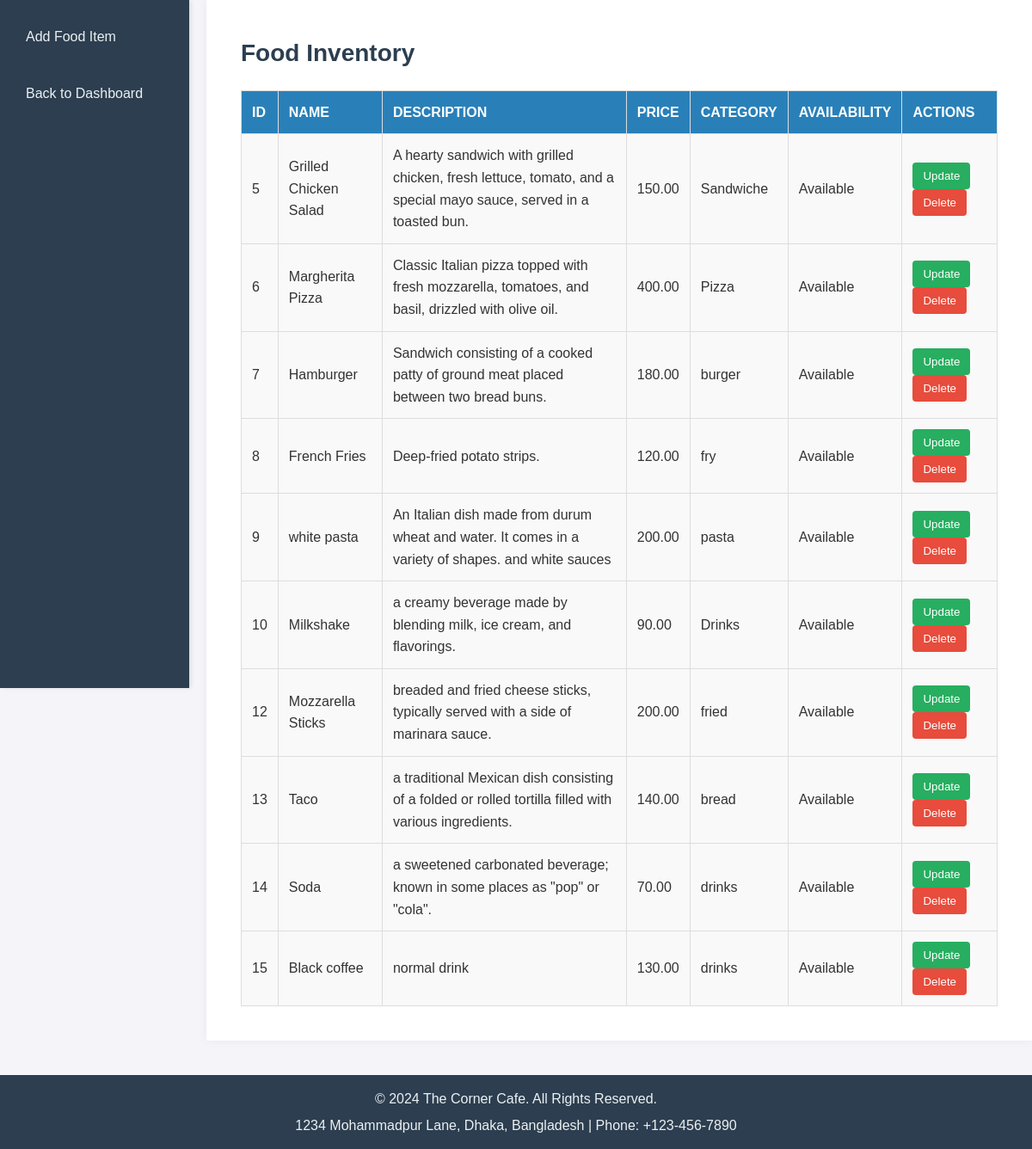
The page /viewF.php on the database its author committed.
### tables this page shows
CREATE TABLE `food_items` (
  `id` int(11) NOT NULL,
  `name` varchar(100) NOT NULL,
  `price` decimal(10,2) NOT NULL,
  `description` text NOT NULL,
  `category` varchar(100) DEFAULT NULL,
  `availability` tinyint(1) DEFAULT 1
);

### viewF.php (the view, shortened to what this page needs)
<?php
include 'connect.php';
?>
<!DOCTYPE html>
<html lang="en">
<head>
</head>
<body>
    <div class="sidebar">
        <ul>
            <li><a href="addF.php">Add Food Item</a></li>
            <li><a href="adminIndex.php">Back to Dashboard</a></li>
        </ul>
    </div>
    <div class="main-content">
        <h2>Food Inventory</h2>
        <table>
            <tr>
                <th>ID</th>
                <th>Name</th>
                <th>Description</th>
                <th>Price</th>
                <th>Category</th>
                <th>Availability</th>
                <th>Actions</th>
            </tr>
            <?php
            $conn = new mysqli($servername, $username, $password, $dbname);
            $sql = "SELECT id, name, description, price, category, availability FROM food_items";
            $result = $conn->query($sql);
            if ($result->num_rows > 0) {
                while ($row = $result->fetch_assoc()) {
                    echo "<tr>";
                    echo "<td>" . $row['id'] . "</td>";
                    echo "<td>" . $row['name'] . "</td>";
                    echo "<td>" . $row['description'] . "</td>";
                    echo "<td>" . $row['price'] . "</td>";
                    echo "<td>" . $row['category'] . "</td>";
                    echo "<td>" . ($row['availability'] ? 'Available' : 'Not Available') . "</td>";
                    echo "<td>
                            <a href='updateF.php?id=" . $row['id'] . "'><button>Update</button></a>
                            <a href='deleteF.php?id=" . $row['id'] . "'><button class='delete-btn'>Delete</button></a>
                        </td>";
                    echo "</tr>";
                }
            } else {
                echo "<tr><td colspan='7'>No food items found.</td></tr>";
            }
            ?>
        </table>
    </div>
    <footer>
        <p>&copy; 2024 The Corner Cafe. All Rights Reserved.</p>
        <p>1234 Mohammadpur Lane, Dhaka, Bangladesh | Phone: +123-456-7890</p>
    </footer>
</body>
</html>

### viewF.php (style rules this page uses)
* { margin: 0; padding: 0; box-sizing: border-box; }
body { font-family: 'Arial', sans-serif; background-color: #f4f4f9; color: #333; line-height: 1.6; }
a { text-decoration: none; color: #3498db; transition: color 0.3s ease; }
.sidebar { position: fixed; top: 0; left: 0; width: 220px; height: 100vh; background-color: #2c3e50; padding: 20px; box-shadow: 2px 0 5px rgba(0, 0, 0, 0.1); }
.sidebar ul { list-style-type: none; padding: 0; }
.sidebar ul li { margin-bottom: 20px; }
.sidebar ul li a { color: #ecf0f1; display: block; padding: 10px; border-radius: 4px; transition: background-color 0.3s ease; }
.main-content { margin-left: 240px; padding: 40px; background-color: #fff; min-height: 100vh; box-shadow: 0 0 10px rgba(0, 0, 0, 0.05); }
.main-content h2 { font-size: 28px; margin-bottom: 20px; color: #2c3e50; }
table { width: 100%; border-collapse: collapse; margin-top: 20px; }
th, td { padding: 12px; border: 1px solid #ddd; text-align: left; }
th { background-color: #2980b9; color: #fff; text-transform: uppercase; }
td { background-color: #f9f9f9; }
button { padding: 8px 12px; background-color: #27ae60; border: none; color: white; border-radius: 4px; cursor: pointer; transition: background-color 0.3s ease; }
.delete-btn { background-color: #e74c3c; }
footer { text-align: center; background-color: #2c3e50; color: #ecf0f1; padding: 10px 0; position: relative; width: 100%; margin-top: 40px; }
footer p { margin: 5px; }

### rows shown on the page
food_items: id "5", name "Grilled Chicken Salad", description "A hearty sandwich with grilled chicken, fresh lettuce, tomato, and a special mayo sauce, served in a toasted bun.", price "150.00", category "Sandwiche", availability "Available"
food_items: id "6", name "Margherita Pizza", description "Classic Italian pizza topped with fresh mozzarella, tomatoes, and basil, drizzled with olive oil.", price "400.00", category "Pizza", availability "Available"
food_items: id "7", name "Hamburger", description "Sandwich consisting of a cooked patty of ground meat placed between two bread buns.", price "180.00", category "burger", availability "Available"
food_items: id "8", name "French Fries", description "Deep-fried potato strips.", price "120.00", category "fry", availability "Available"
food_items: id "9", name "white pasta", description "An Italian dish made from durum wheat and water. It comes in a variety of shapes. and white sauces", price "200.00", category "pasta", availability "Available"
food_items: id "10", name "Milkshake", description "a creamy beverage made by blending milk, ice cream, and flavorings.", price "90.00", category "Drinks", availability "Available"
food_items: id "12", name "Mozzarella Sticks", description "breaded and fried cheese sticks, typically served with a side of marinara sauce.", price "200.00", category "fried", availability "Available"
food_items: id "13", name "Taco", description "a traditional Mexican dish consisting of a folded or rolled tortilla filled with various ingredients.", price "140.00", category "bread", availability "Available"
food_items: id "14", name "Soda", description "a sweetened carbonated beverage; known in some places as \"pop\" or \"cola\".", price "70.00", category "drinks", availability "Available"
food_items: id "15", name "Black coffee", description "normal drink", price "130.00", category "drinks", availability "Available"
